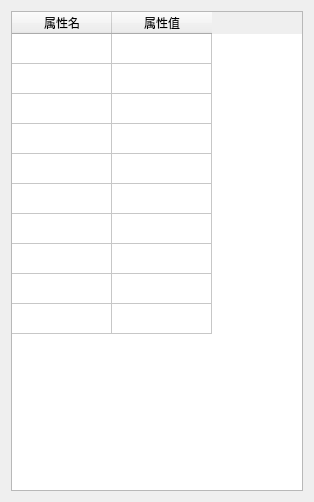
<?xml version="1.0" encoding="UTF-8"?>
<ui version="4.0">
 <class>ConProperty</class>
 <widget class="QWidget" name="ConProperty">
  <property name="geometry">
   <rect>
    <x>0</x>
    <y>0</y>
    <width>314</width>
    <height>502</height>
   </rect>
  </property>
  <layout class="QVBoxLayout" name="verticalLayout">
   <item>
    <widget class="QTableWidget" name="table_1">
     <property name="rowCount">
      <number>10</number>
     </property>
     <attribute name="verticalHeaderVisible">
      <bool>false</bool>
     </attribute>
     <row>
      <property name="text">
       <string>1</string>
      </property>
     </row>
     <row>
      <property name="text">
       <string>2</string>
      </property>
     </row>
     <row>
      <property name="text">
       <string>3</string>
      </property>
     </row>
     <row>
      <property name="text">
       <string>4</string>
      </property>
     </row>
     <row>
      <property name="text">
       <string>5</string>
      </property>
     </row>
	 <row>
      <property name="text">
       <string>6</string>
      </property>
     </row>
     <row/>
     <row/>
     <row/>
     <row/>
	 <row/>
     <row/>
	 <row/>
     <row/>
     <column>
      <property name="text">
       <string>属性名</string>
      </property>
     </column>
     <column>
      <property name="text">
       <string>属性值</string>
      </property>
     </column>
     
    
   
   
  
    </widget>
   </item>
  </layout>
 </widget>
 <resources/>
 <connections/>
</ui>
